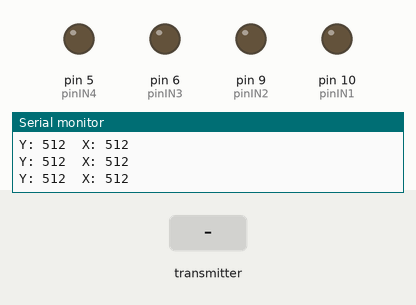
Recording of a sketch running on a simulated Arduino Uno, built with avr-gcc and run on an emulated ATmega328P. On the bench: output pins drawn as LEDs (lit = HIGH), the last lines printed to the serial monitor. The inputs (shaded band) are chosen by the test bench. No radio packets arrive unless stated.

Above: at 1.2 s.
1.3 s: the transmitter starts sending pot1 = 0
At 1.7 s:
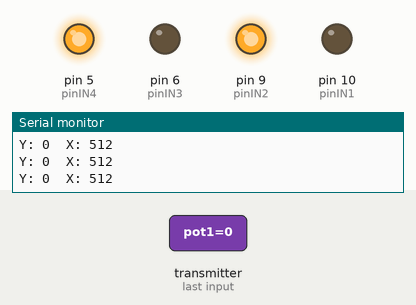
2.8 s: the transmitter starts sending pot2 = 0
At 3.5 s:
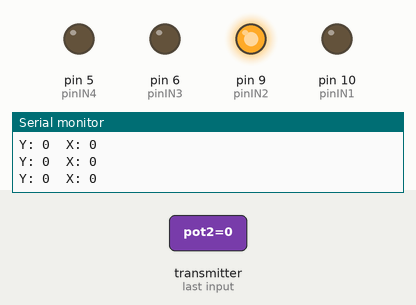
4.3 s: the transmitter starts sending pot1 = 256
At 5.2 s:
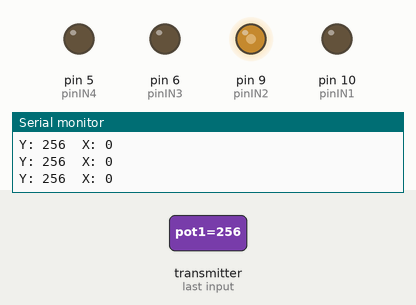
5.8 s: the transmitter starts sending botao = 1
At 7.0 s:
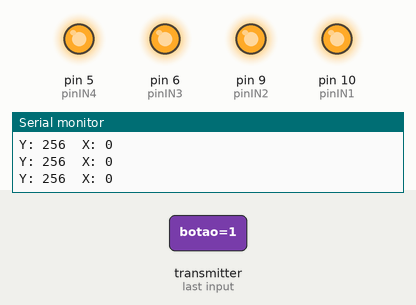
7.3 s: the transmitter starts sending botao = 0
At 7.8 s:
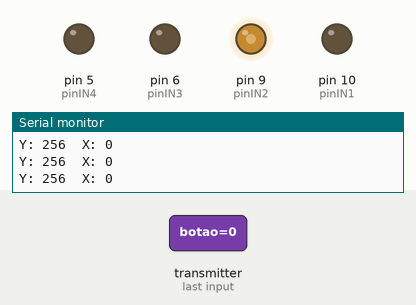
8.8 s: the transmitter starts sending pot2 = 256
At 9.6 s:
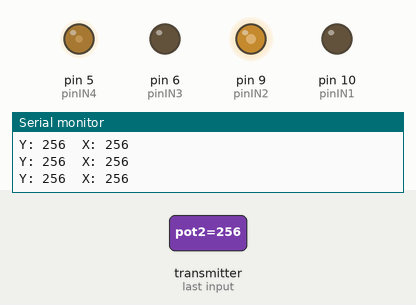
Timing chart, 0 to 11.3 s (numbered marks = the images above; inputs shaded):
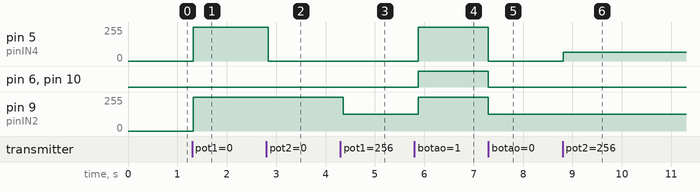

The sketch:

Q0008-Sketch-Carro.ino
```cpp
#include <RF24.h>
#include <nRF24L01.h>
#include <SPI.h>


//*************** Definição dos Pinos ***********************
#define pinCE  7
#define pinCSN 8
#define pinIN1 10
#define pinIN2 9
#define pinIN3 6
#define pinIN4 5

struct tipoDadosRF
{
   int pot1 = 512;
   int pot2 = 512;
   boolean botao = false;
};
tipoDadosRF dadosRF;

RF24 radio(pinCE,pinCSN);

const uint64_t pipeOut = 0xE8E8F0F0E1LL;


//*************** Controle do Carro ************
int pDireita  = 100;
int pEsquerda = 100;


void setup() {
  //*************** Controle do RF ***********************
  Serial.begin(9600);
  radio.begin();
  radio.setPALevel( RF24_PA_LOW );     //RF24_PA_MIN  / RF24_PA_LOW / RF24_PA_HIGH / RF24_PA_MAX
  radio.setDataRate( RF24_250KBPS );   //RF24_250KBPS / RF24_1MBPS  / RF24_2MBPS
  radio.openReadingPipe(1, pipeOut);
  radio.startListening();


  //*************** Controle do Carro ************
  pinMode(pinIN1, OUTPUT);
  pinMode(pinIN2, OUTPUT);
  pinMode(pinIN3, OUTPUT);
  pinMode(pinIN4, OUTPUT);
}


void loop() {
  //*************** Controle do RF ***********************
  if (radio.available()) {
     radio.read( &dadosRF, sizeof(tipoDadosRF) );
  }


  //*************** Controle do Carro ************
  if (dadosRF.botao) {
     //Aciona o freio
     digitalWrite(pinIN1, HIGH);
     digitalWrite(pinIN2, HIGH);
     digitalWrite(pinIN3, HIGH);
     digitalWrite(pinIN4, HIGH);
  } else {
     //Controle da direção
     if (dadosRF.pot2 < 512) {
        //Esquerda
        pDireita  = 100;
        pEsquerda = map(dadosRF.pot2, 511, 0, 100, 0);
     } else {
        //Direita
        pDireita  = map(dadosRF.pot2, 512, 1023, 100, 0);
        pEsquerda = 100;
     }

     if (dadosRF.pot1 < 512) {
        //Reverso
        int velocidade = map(dadosRF.pot1, 511, 0, 0, 255);

        analogWrite(pinIN1, 0);
        analogWrite(pinIN2, velocidade * pDireita / 100);

        analogWrite(pinIN3, 0);
        analogWrite(pinIN4, velocidade * pEsquerda / 100);
     } else {
        //Para frente
        int velocidade = map(dadosRF.pot1, 512, 1023, 0, 255);

        analogWrite(pinIN1, velocidade * pDireita / 100);
        analogWrite(pinIN2, 0);

        analogWrite(pinIN3, velocidade * pEsquerda / 100);
        analogWrite(pinIN4, 0);
     }

      Serial.print("Y: ");
      Serial.print(dadosRF.pot1);
      Serial.print("  X: ");
      Serial.println(dadosRF.pot2);
      delay(100);
  }
}
```

Measured:
- after the input at 1.3 s, pin 5 (pinIN4), pin 9 (pinIN2): 0/255 → 255/255 at once
- after the input at 2.8 s, pin 5 (pinIN4): 255/255 → 0/255 at once
- after the input at 4.3 s, pin 9 (pinIN2): 255/255 → 127/255 after 0.06 s
- after the input at 5.8 s, pin 5 (pinIN4): 0/255 → 255/255 after 0.08 s; pin 6 (pinIN3), pin 10 (pinIN1): LOW → HIGH after 0.08 s; pin 9 (pinIN2): 127/255 → 255/255 after 0.08 s
- after the input at 7.3 s, pin 5 (pinIN4): 255/255 → 0/255 at once; pin 6 (pinIN3), pin 10 (pinIN1): HIGH → LOW at once; pin 9 (pinIN2): 255/255 → 127/255 at once
- after the input at 8.8 s, pin 5 (pinIN4): 0/255 → 64/255 at once
